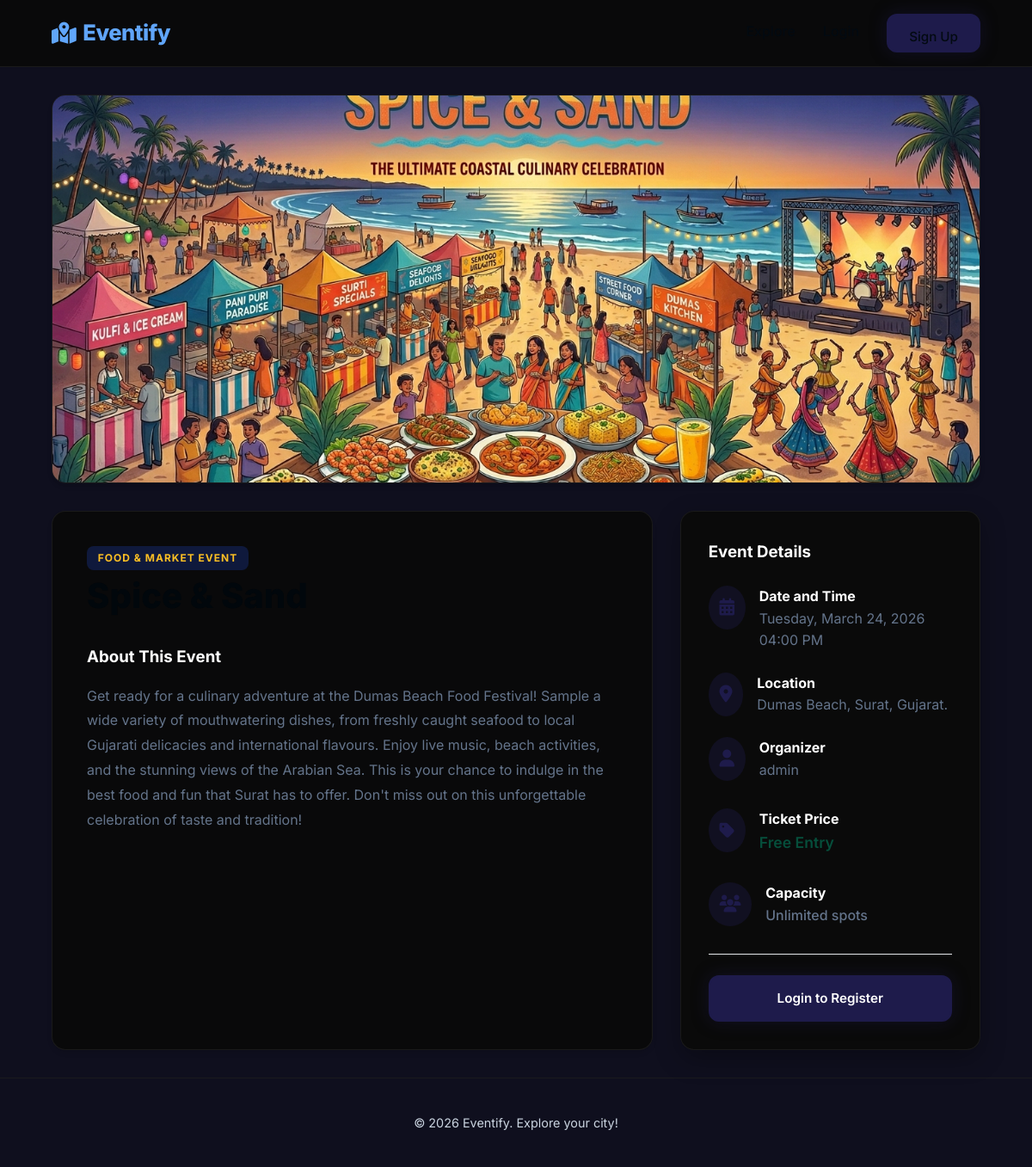
Screenshot of /event/7/ with the database file from the repository.
### events/models.py (models this page shows, shortened)
class Event(models.Model):
    title = models.CharField(max_length=200)
    description = models.TextField()
    category = models.ForeignKey(Category, on_delete=models.CASCADE, related_name='events')
    date = models.DateTimeField()
    location = models.CharField(max_length=255)
    price = models.DecimalField(max_digits=10, decimal_places=2, default=0.00)
    image = models.ImageField(upload_to='event_images/', blank=True, null=True)
    capacity = models.PositiveIntegerField(default=0, help_text="0 means unlimited capacity")
    organizer = models.ForeignKey(CustomUser, on_delete=models.CASCADE, related_name='organized_events')

class Category(models.Model):
    category_name = models.CharField(max_length=100)
    class Meta:
        verbose_name_plural = "Categories"

class CustomUser(AbstractUser):
    phone = models.CharField(max_length=20, blank=True, null=True)
    age = models.IntegerField(blank=True, null=True)
    is_organizer = models.BooleanField(default=False)

### events/views.py (the view)
# urls.py: path('event/<int:id>/', views.event_details, name='event_details'),
def event_details(request, id):
    event = get_object_or_404(Event, id=id)
    is_registered = False
    if request.user.is_authenticated:
        is_registered = EventRegistration.objects.filter(user=request.user, event=event).exists()
    return render(request, 'event_details.html', {'event': event, 'is_registered': is_registered})

### templates/event_details.html (shortened to what this page needs)
<!DOCTYPE html>
<html lang="en">
<head>
    <link rel="stylesheet" href="https://cdnjs.cloudflare.com/ajax/libs/font-awesome/6.4.0/css/all.min.css">
    {% load static %}
    <link rel="stylesheet" href="{% static 'css/style.css' %}">
</head>
<body style="background: #0f0f1e; color: #ffffff;">
    <nav class="navbar">
        <a href="{% url 'home' %}" class="nav-brand"><i class="fa-solid fa-map-location-dot"></i> Eventify</a>
        <div class="nav-links">
            <a href="{% url 'home' %}">Explore</a>
            {% if user.is_authenticated %}
            <a href="{% url 'dashboard' %}">My Tickets</a>
            <a href="{% url 'submit_feedback' %}">Give Feedback</a>
            {% if user.is_superuser or user.is_organizer or user.organized_events.exists %}
            <a href="{% url 'admin_dashboard' %}">Host Dashboard</a>
            {% endif %}
            <form action="{% url 'logout' %}" method="post" style="display:inline;">
                {% csrf_token %}
                <button type="submit" class="btn btn-secondary" style="margin-left:1rem;">Logout</button>
            </form>
            {% else %}
            <a href="{% url 'login' %}">Login</a>
            <a href="{% url 'register' %}" class="btn btn-primary">Sign Up</a>
            {% endif %}
        </div>
    </nav>
    <main class="container">
        <div class="details-hero">
            {% if event.image %}
                <img src="{{ event.image.url }}" alt="{{ event.title }}">
            {% else %}
                <div style="height: 300px; background: var(--bg-light); display: flex; align-items: center; justify-content: center; border-radius: var(--radius-lg);">
                    <i class="fa fa-image fa-4x" style="color: var(--text-light)"></i>
                </div>
            {% endif %}
        </div>
        <div class="details-content">
            <div class="details-main glass-panel" style="padding: 2.5rem;">
                <span class="event-category">{{ event.category.category_name }}</span>
                <h1 style="font-size: 2.5rem; font-weight: 800; margin-bottom: 1.5rem; color: var(--text-dark);">{{ event.title }}</h1>
                <h3 style="margin-bottom: 1rem;">About This Event</h3>
                <p style="white-space: pre-wrap; color: var(--text-light); line-height: 1.8;">{{ event.description }}</p>
            </div>
            <div class="details-sidebar glass-panel">
                <h3 style="margin-bottom: 1.5rem;">Event Details</h3>
                <div style="margin-bottom: 1.5rem; display: flex; align-items: flex-start; gap: 1rem;">
                    <div style="background: rgba(79, 70, 229, 0.1); color: var(--primary); padding: 0.8rem; border-radius: 50%;">
                        <i class="fa fa-calendar-alt fa-lg"></i>
                    </div>
                    <div>
                        <strong style="display: block;">Date and Time</strong>
                        <span style="color: var(--text-light);">{{ event.date|date:"l, F d, Y" }}<br>{{ event.date|date:"h:i A" }}</span>
                    </div>
                </div>
                <div style="margin-bottom: 1.5rem; display: flex; align-items: flex-start; gap: 1rem;">
                    <div style="background: rgba(79, 70, 229, 0.1); color: var(--primary); padding: 0.8rem; border-radius: 50%;">
                        <i class="fa fa-map-marker-alt fa-lg"></i>
                    </div>
                    <div>
                        <strong style="display: block;">Location</strong>
                        <span style="color: var(--text-light);">{{ event.location }}</span>
                    </div>
                </div>
                <div style="margin-bottom: 2rem; display: flex; align-items: flex-start; gap: 1rem;">
                    <div style="background: rgba(79, 70, 229, 0.1); color: var(--primary); padding: 0.8rem; border-radius: 50%;">
                        <i class="fa fa-user fa-lg"></i>
                    </div>
                    <div>
                        <strong style="display: block;">Organizer</strong>
                        <span style="color: var(--text-light);">{{ event.organizer.username }}</span>
                    </div>
                </div>
                <div style="margin-bottom: 2rem; display: flex; align-items: flex-start; gap: 1rem;">
                    <div style="background: rgba(79, 70, 229, 0.1); color: var(--primary); padding: 0.8rem; border-radius: 50%;">
                        <i class="fa fa-tag fa-lg"></i>
                    </div>
                    <div>
                        <strong style="display: block;">Ticket Price</strong>
                        <span style="color: var(--text-light); font-weight: 600; font-size: 1.1rem;">
                            {% if event.price > 0 %}₹{{ event.price }}{% else %}<span style="color: var(--secondary);">Free Entry</span>{% endif %}
                        </span>
                    </div>
                </div>
                <div style="margin-bottom: 2rem; display: flex; align-items: flex-start; gap: 1rem;">
                    <div style="background: rgba(79, 70, 229, 0.1); color: var(--primary); padding: 0.8rem; border-radius: 50%;">
                        <i class="fa fa-users fa-lg"></i>
                    </div>
                    <div>
                        <strong style="display: block;">Capacity</strong>
                        <span style="color: var(--text-light); font-weight: 500;">
                            {% if event.capacity > 0 %}
                                {{ event.total_tickets_sold }} / {{ event.capacity }} registered
                            {% else %}
                                Unlimited spots
                            {% endif %}
                        </span>
                    </div>
                </div>
                <hr style="border: none; border-top: 1px solid #E5E7EB; margin-bottom: 1.5rem;">
                {% if user.is_authenticated %}
                    {% if is_registered %}
                        <div style="text-align: center; margin-bottom: 1rem; color: var(--secondary); font-weight: bold;">
                            <i class="fa fa-check-circle"></i> You are registered for this event!
                        </div>
                    {% else %}
                        {% if event.capacity > 0 and event.total_tickets_sold >= event.capacity %}
                            <div style="text-align: center; margin-bottom: 1rem; color: #DC2626; font-weight: bold; padding: 1rem; background: rgba(220, 38, 38, 0.1); border-radius: var(--radius-sm);">
                                <i class="fa fa-times-circle"></i> Sold Out! No more spots available.
                            </div>
                        {% else %}
                            <form action="{% if event.price > 0 %}{% url 'checkout' event.id %}{% else %}{% url 'register_event' event.id %}{% endif %}" method="{% if event.price > 0 %}GET{% else %}POST{% endif %}">
                                {% if event.price <= 0 %}{% csrf_token %}{% endif %}
                                <div style="margin-bottom: 1rem;">
                                    <label style="display: block; margin-bottom: 0.5rem; font-weight: 600;">Ticket Quantity</label>
                                    <input type="number" name="quantity" value="1" min="1" max="100" class="form-control" style="width: 100%;">
                                </div>
                                <button type="submit" class="btn btn-primary" style="width: 100%; font-size: 1.1rem; padding: 1rem;">
                                    {% if event.price > 0 %}Buy Tickets (₹{{ event.price }} each){% else %}Register for Free{% endif %}
                                </button>
                            </form>
                        {% endif %}
                    {% endif %}
                {% else %}
                    <a href="{% url 'login' %}" class="btn btn-primary" style="width: 100%; display: block; text-align: center;">Login to Register</a>
                {% endif %}
            </div>
        </div>
    </main>
    <footer>
        <p>&copy; 2026 Eventify. Explore your city!</p>
    </footer>
</body>
</html>

### static/css/style.css (style rules this page uses)
:root { --primary: #1e1b4b; --primary-hover: #312e81; --secondary: #064e3b; --accent: #1e40af; --danger: #b91c1c; --success: #047857; --bg-color: #000000; --bg-light: #0a0a0a; --text-dark: #01070c; --text-light: #64748b; --white: #ffffff; --radius-lg: 16px; --radius-md: 12px; --radius-sm: 8px; --shadow-sm: 0 1px 2px 0 rgb(0 0 0 / 0.05); --shadow-md: 0 4px 6px -1px rgb(0 0 0 / 0.1), 0 2px 4px -2px rgb(0 0 0 / 0.1); --shadow-lg: 0 10px 15px -3px rgb(0 0 0 / 0.1), 0 4px 6px -4px rgb(0 0 0 / 0.1); --glass-bg: rgba(10, 10, 10, 0.95); --glass-border: rgba(30, 30, 30, 0.8); --font-family: 'Inter', system-ui, -apple-system, sans-serif; }
* { box-sizing: border-box; margin: 0; padding: 0; }
body { font-family: var(--font-family); background: var(--bg-color); background-attachment: fixed; color: black; line-height: 1.6; min-height: 100vh; display: flex; flex-direction: column; scroll-behavior: smooth; }
.glass-panel { background: var(--glass-bg); backdrop-filter: blur(12px); -webkit-backdrop-filter: blur(12px); border: 1px solid var(--glass-border); box-shadow: var(--shadow-md); border-radius: var(--radius-lg); }
.navbar { display: flex; justify-content: space-between; align-items: center; padding: 1rem 5%; position: sticky; top: 0; z-index: 100; background: var(--glass-bg); backdrop-filter: blur(15px); -webkit-backdrop-filter: blur(15px); border-bottom: 1px solid var(--glass-border); box-shadow: var(--shadow-sm); }
.nav-brand { font-size: 1.6rem; font-weight: 800; color: #60a5fa; text-decoration: none; letter-spacing: -0.5px; display: flex; align-items: center; gap: 0.5rem; transition: transform 0.3s ease; }
.nav-links { display: flex; gap: 2rem; align-items: center; }
.nav-links a { text-decoration: none; color: #030a11; font-weight: 500; transition: all 0.3s ease; position: relative; padding-bottom: 0.25rem; }
.nav-links a::after { content: ''; position: absolute; bottom: 0; left: 0; width: 0; height: 2px; background: linear-gradient(90deg, var(--primary), var(--accent)); transition: width 0.3s ease; }
.btn { display: inline-block; padding: 0.8rem 1.5rem; border-radius: var(--radius-md); text-decoration: none; font-weight: 600; cursor: pointer; border: 2px solid transparent; transition: all 0.3s ease; text-align: center; position: relative; overflow: hidden; font-size: 0.95rem; }
.btn::before { content: ''; position: absolute; top: 50%; left: 50%; width: 0; height: 0; border-radius: 50%; background: rgba(255, 255, 255, 0.2); transform: translate(-50%, -50%); transition: width 0.6s, height 0.6s; }
.btn-primary { background: var(--primary); color: var(--white); box-shadow: 0 0 20px rgba(30, 27, 75, 0.4); border-color: var(--primary); }
.container { width: 90%; max-width: 1200px; margin: 2rem auto; flex: 1; }
.event-category { font-size: 0.75rem; font-weight: 700; color: #fbbf24; text-transform: uppercase; letter-spacing: 1px; margin-bottom: 0.8rem; background: rgba(30, 64, 175, 0.3); width: fit-content; padding: 0.4rem 0.8rem; border-radius: var(--radius-sm); }
footer { text-align: center; padding: 2.5rem; color: #cbd5e1; font-size: 0.9rem; margin-top: auto; border-top: 1px solid var(--glass-border); }
.details-hero { border-radius: var(--radius-lg); overflow: hidden; margin-bottom: 2rem; position: relative; box-shadow: var(--shadow-md); border: 1px solid var(--glass-border); }
.details-hero img { width: 100%; max-height: 450px; object-fit: cover; display: block; transition: transform 0.4s ease; }
.details-content { display: grid; grid-template-columns: 2fr 1fr; gap: 2rem; }
.details-sidebar { padding: 2rem; height: fit-content; background: var(--bg-light); border-radius: var(--radius-lg); border: 1px solid var(--glass-border); box-shadow: 0 10px 30px rgba(0, 0, 0, 0.3); }
a, .hover-text { position: relative; transition: color 0.3s ease; }

### rows the page displays
Event: image (picture), category.category_name "FOOD & MARKET EVENT", description "Get ready for a culinary adventure at the Dumas Beach Food Festival! Sample a wide variety of mouthwatering dishes, from freshly caught seafood to local Gujarati delicacies and international flavours. Enjoy live music, beach activities, and the stunning views of the Arabian Sea. This is your chance to indulge in the best food and fun that Surat has to offer. Don't miss out on this unforgettable celebration of taste and tradition!", date "Tuesday, March 24, 2026", date "04:00 PM", location "Dumas Beach, Surat, Gujarat.", organizer.username "admin"
